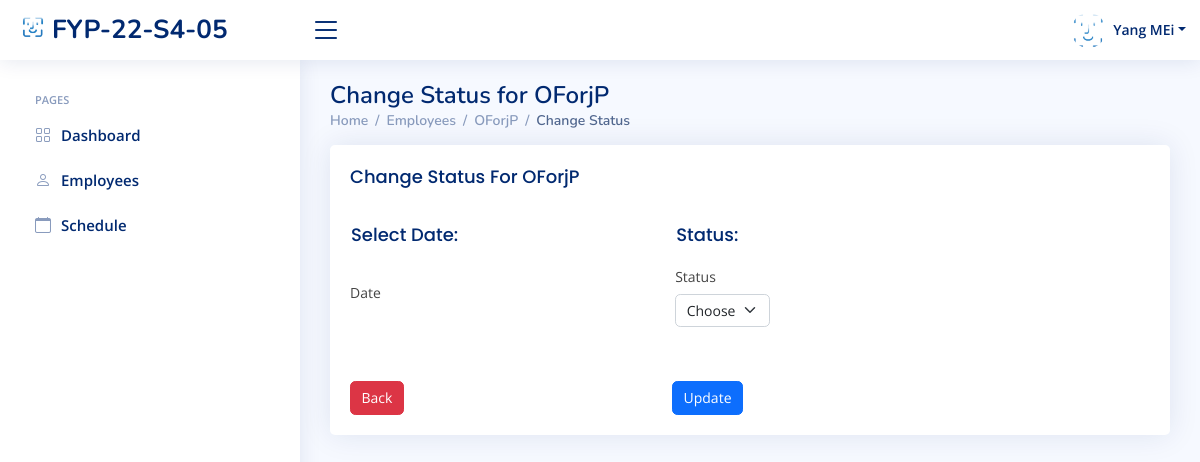
/HR/Employee/Status/5/5/ (signed in), run on an earlier commit of the app's database.
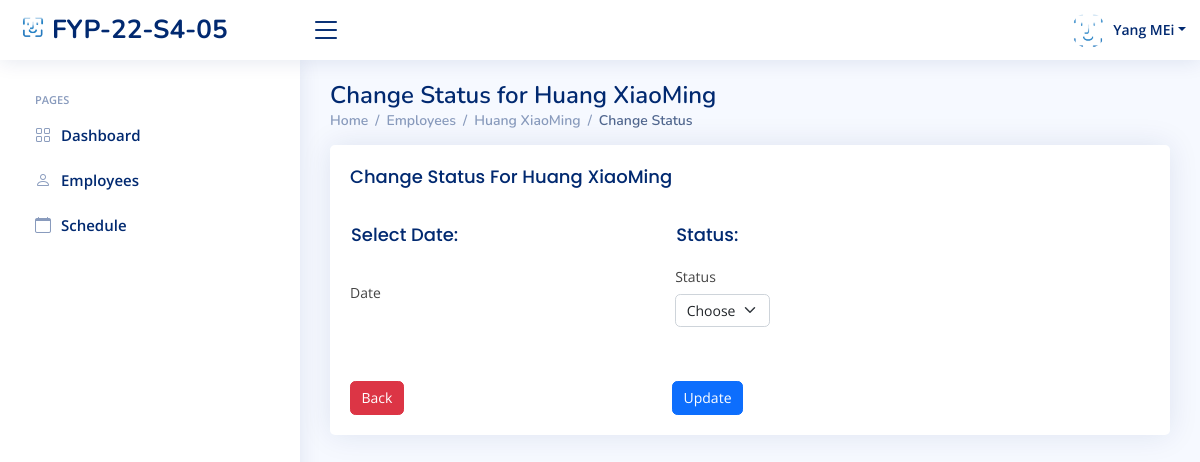
And on a later commit of the database.
### index/models.py (models this page shows, shortened)
class Employee(models.Model):
	Employee_ID = models.IntegerField(primary_key=True)
	Full_Name = models.CharField(max_length=100)
	Job_Title = models.CharField(max_length=100)
	Phone_Number = models.CharField(max_length=100)
	salt = models.CharField(max_length=50, null=True)
	Email_Address = models.EmailField()
	Role = models.ForeignKey(Role, on_delete=models.CASCADE)
	Profile_Image = models.ImageField(null=True,blank=True, upload_to='profile_pics/')
	Password = models.CharField(max_length=256)
	Start_Date = models.DateField(auto_now_add=True)

### index/views/HR.py (the view)
# urls.py: path('HR/Employee/Status/<int:Empid>/<int:Wid>/', HR.Change_Status, name='EmployeeStatus'),
def Change_Status(request, Empid,Wid):
	if 'Employee_ID' in request.session:
		Title ='Change Employee Work Stauts'
		sdate = datetime.now() + timedelta(days=3)
		currentDate = sdate.strftime("%Y-%m-%d")
		currentEmployee = Employee.objects.get(Employee_ID=request.session['Employee_ID'])
		Emp = Employee.objects.get(Employee_ID=Empid)
		Atten = WorkSchedule.objects.filter(Employee_id=Empid,WorkSchedule_id=Wid)
		if request.method=='POST':
			UpdateAttendance = WorkSchedule.objects.get(WorkSchedule_id=Wid)
			NewStatus =request.POST.get('status')
			StatusName ='Pending'
			if NewStatus == StatusName:
				UpdateAttendance.Mark = NewStatus
				UpdateAttendance.StartTime =request.POST.get('timestartnew')
				UpdateAttendance.EndTime =request.POST.get('timeendnew')
				UpdateAttendance.save()
			else:
				UpdateAttendance.Mark = NewStatus
				UpdateAttendance.save()
			CheckMark()
			return redirect('EmployeesPage')
		else:
			context={
				'Role': currentEmployee.Role.Role_ID,
				'Employee_ID': currentEmployee.Employee_ID,
				'Full_Name': currentEmployee.Full_Name,
				'Job_Title': currentEmployee.Job_Title,
				'PFP': currentEmployee.Profile_Image.url,
				"Emp_id" :Emp.Employee_ID,
				'Name' : Emp.Full_Name,
				'Data':Atten,
				'title': Title,
			}
			return render(request, 'HR/change-status.html',context)

### templates/HR/change-status.html (shortened to what this page needs)
{% extends "index/base.html" %}
{% load static %}
{% block content %}
{% include 'HR/HR_base.html'%}
  <main id="main" class="main">
    <div class="pagetitle">
      <h1>Change Status for {{ Name }}</h1>
      <nav>
        <ol class="breadcrumb">
          <li class="breadcrumb-item"><a href="{%  url 'HR_home' %}">Home</a></li>
          <li class="breadcrumb-item"><a href="{% url 'EmployeesPage' %}">Employees</a></li>
          <li class="breadcrumb-item"><a href="javascript:" onclick='setGetParameter( "{{ Emp_id}} ")'>{{ Name }}</a></li>
          <li class="breadcrumb-item active">Change Status</li>
        </ol>
      </nav>
    </div>
    <section class="section">
      <div class="row">
        <div class="col-lg-12">
          <div class="card recent-sales overflow-auto">
            <div class="card-body">
                <h5 class="card-title">Change Status For {{ Name }}</h5>
              <form  method="POST" class="row g-3 needs-validation" action = "">
                <div class="col-lg-5 row g-3">
                  <h6 class="title2 ">Select Date:</h6>
                  <div class="col-md-9">
                    <label for="dateselected" class="form-label">Date</label>
                  </div>
                </div>
                <div class="col-lg-5 row g-3">
                  <h6 class="title2 ">Status:</h6>
                  <div class="col-md-4">
                    <label for="status" class="form-label">Status</label>
                    <div class="input-group has-validation">
                      <select class="form-select" id="status" name="status" aria-label="Floating label select example" required>
                        <option value="" selected disabled>Choose</option>
                      </select>
                    </div>
                  </div>
                </div>
                <div class="col-lg-6">
                  <br>
                  <br>
                  <a href="{% url 'EmployeeSchedule' Emp_id %}" class="btn btn-danger" >Back</a>
                 <button type="submit" class="btn btn-primary float-end">Update</button>
                </div>
              </form>
            </div>
          </div>
        </div>
      </div>
    </section>
  </main>
{% endblock content %}

What changed in the data, as far as the page shows it:
changed Employee: Full_Name "OForjP" → "Huang XiaoMing"
